Frame 1 (no input): blank canvas, image omitted
Frame 60 (no input): blank canvas, image omitted
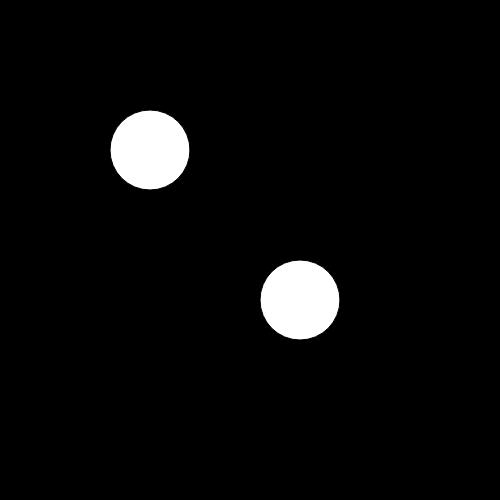
Frame 120 (the mouse pressed at the canvas centre since frame 60)

The p5.js sketch whose frames 1 and 60 were blank and that drew this single picture after the mouse press (run headless with seeded random() and noise() and a simulated clock; from frame 60 on, the mouse is pressed at the canvas centre):

// p5.js sketch
// ── sketch.js
var state = 0;

function setup() {
	createCanvas(500, 500);	
	background(0); 	
}

function draw() {
	var state = 0;
}

function mousePressed() {
    if (state == 0) {
		colorValue = 255;
		fill(colorValue);
		ellipse(150, 150, 80, 80);
		ellipse(300, 300, 80, 80);
		colorValue = 0;
		fill(colorValue);
		ellipse(300, 150, 80, 80);
		ellipse(150, 300, 80, 80);
		state = 1;
    } else {
		colorValue = 0;
		fill(colorValue);
		ellipse(150, 150, 80, 80);
		ellipse(300, 300, 80, 80);
		colorValue = 255;
		fill(colorValue);
        ellipse(300, 150, 80, 80);
		ellipse(150, 300, 80, 80);
		state = 0;
    }
}
